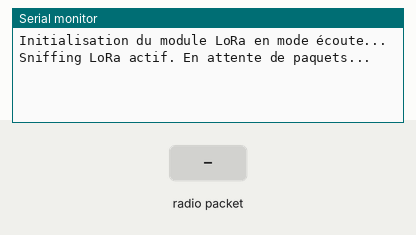
Bench run of a sketch on a simulated Arduino Uno, built with avr-gcc and run on an emulated ATmega328P. On the bench: the last lines printed to the serial monitor. Inputs (shaded band) come from the test bench. No radio packets arrive unless stated.

Above: at 1.2 s.
1.3 s: radio packet "1" arrives
At 2.5 s:
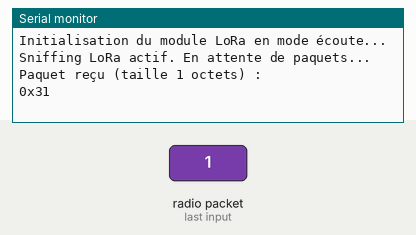
2.8 s: radio packet "0" arrives
At 3.6 s:
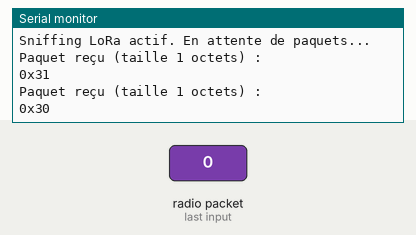
4.3 s: radio packet "2" arrives
At 4.8 s:
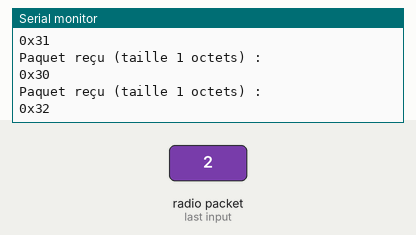

The sketch:

snifferArduino.ino
```cpp
#include <SPI.h>
#include <LoRa.h>

#define NSS 10
#define RESET 9
#define DIO0 2

void setup() {
  Serial.begin(9600);
  while (!Serial);

  Serial.println("Initialisation du module LoRa en mode écoute...");
  LoRa.setPins(NSS, RESET, DIO0);

  if (!LoRa.begin(868E6)) {
    Serial.println("Erreur de démarrage LoRa !");
    while (1);
  }

  // Configuration Spreading Factor et bande passante
  LoRa.setSpreadingFactor(7);      // SF7
  LoRa.setSignalBandwidth(125E3);  // Bande passante de 125 kHz
  LoRa.setCodingRate4(5);          // Coding Rate à 4/5

  Serial.println("Sniffing LoRa actif. En attente de paquets...");
}

void loop() {
  int packetSize = LoRa.parsePacket();
  if (packetSize) {
    Serial.print("Paquet reçu (taille ");
    Serial.print(packetSize);
    Serial.println(" octets) : ");

    while (LoRa.available()) {
      byte data = LoRa.read();
      Serial.print("0x");
      if (data < 0x10) Serial.print("0");
      Serial.print(data, HEX);
      Serial.print(" ");
    }
    Serial.println();
  }
}
```

Measured:
- after the input at 1.3 s, the serial monitor: prints a new line at once (image 1)
- after the input at 2.8 s, the serial monitor: prints a new line at once (image 2)
- after the input at 4.3 s, the serial monitor: prints a new line at once (image 3)
